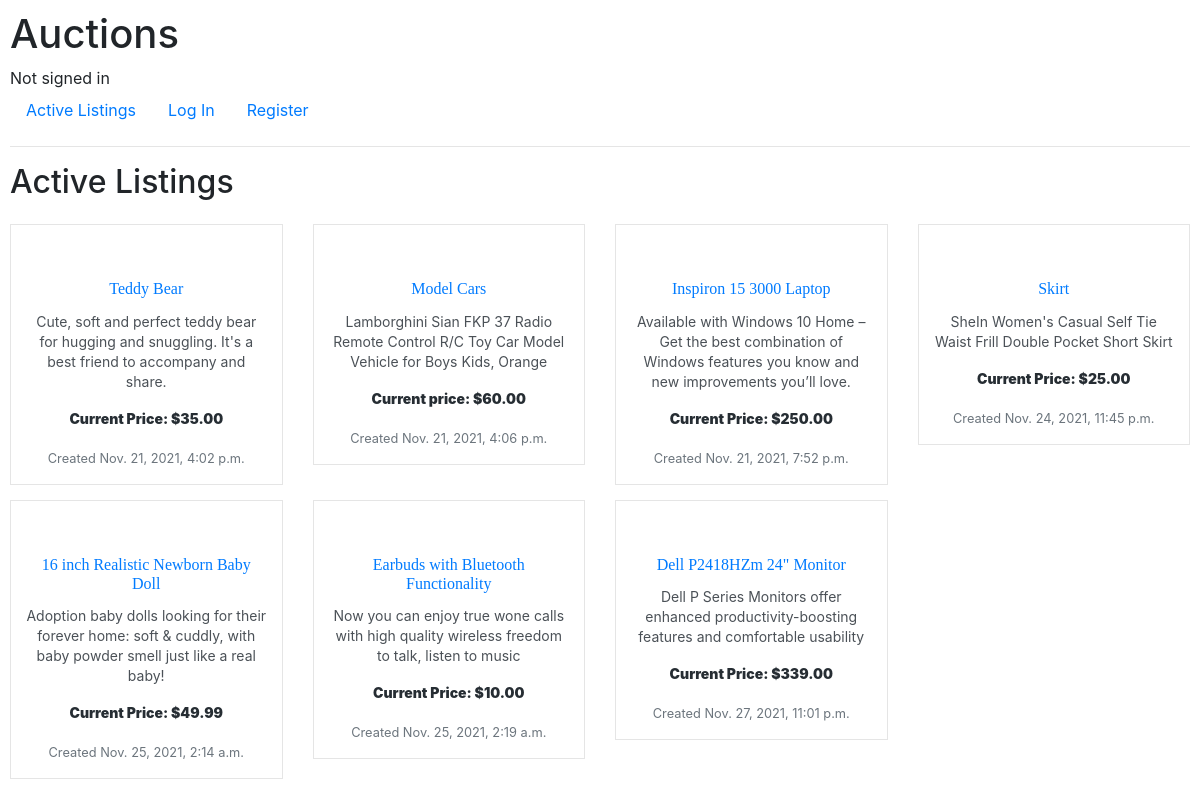
The page / on the database its author committed.
### auctions/models.py (models this page shows, shortened)
class Listing(models.Model):
    title = models.CharField(max_length=255, default=None)
    description = models.CharField(max_length=255, default=None)
    starting_bid = models.DecimalField(max_digits=6, decimal_places=2)
    current_bid = models.DecimalField(max_digits=6, decimal_places=2, blank=True, null=True, default=None)
    category = models.ForeignKey(Category, on_delete=models.CASCADE, blank=True, null=True, default=None)
    img_url = models.CharField(blank=True, max_length=255, default="https://image.shutterstock.com/image-vector/no-image-available-sign-internet-600w-261719003.jpg")
    date = models.DateTimeField(default=timezone.now)
    author = models.ForeignKey(User, on_delete=models.CASCADE, blank=True, null=True, related_name="author")
    watcher = models.ManyToManyField(User, blank=True, related_name="watchlist")
    buyer = models.ForeignKey(User, on_delete=models.CASCADE, null=True, blank=True, default=None)
    is_active = models.BooleanField(default=True)

### auctions/views.py (the view)
# urls.py: path("", views.index, name="index"),
def index(request):
    listings = Listing.objects.filter(is_active=True)
    data = {
        "listings": listings,
    }
    return render(request, "auctions/index.html", data)

### auctions/templates/auctions/index.html (shortened to what this page needs)
{% extends "auctions/layout.html" %}
{% block body %}
<h2>Active Listings</h2>
<div class="row">
  {% for listing in listings %}
  <div class="col-lg-3 col-sm-6">
    <div class="goods-card">
      <h5 class="goods-title">
        <a href="{% url 'listing' listing_id=listing.id %}"
          >{{ listing.title }}</a>
      </h5>
      <p class="goods-description">{{ listing.description }}</p>
      {% if listing.current_bid == None %}
        <p class="goods-price">Current Price: &#36;{{ listing.starting_bid }}</p>
        {% else %}
        <p class="goods-price">Current price: &#36;{{ listing.current_bid }}</p>
      {% endif %}
      <small class="text-muted">Created {{ listing.date }}</small>
    </div>
  </div>
  {% endfor %}
</div>
{% endblock %}

### auctions/templates/auctions/layout.html (shortened to what this page needs)
{% load static %}
<!DOCTYPE html>
<html lang="en">
  <head>
    <link
      rel="stylesheet"
      href="https://stackpath.bootstrapcdn.com/bootstrap/4.4.1/css/bootstrap.min.css"
    />
    <link href="{% static 'auctions/style.css' %}" rel="stylesheet" />
  </head>
  <body>
    <h1>Auctions</h1>
    <div>
      {% if user.is_authenticated %} Signed in as
      <strong>{{ user.username }}</strong>. {% else %} Not signed in {% endif %}
    </div>
    <ul class="nav">
      <li class="nav-item">
        <a class="nav-link" href="{% url 'index' %}">Active Listings</a>
      </li>
      {% if user.is_authenticated %}
      <li class="nav-item">
        <a class="nav-link" href="{% url 'category' %}">Categories</a>
      </li>
      <li class="nav-item">
        <a class="nav-link" href="{% url 'watchlist' %}">Watchlist
        </a>
      </li>
      <li class="nav-item">
        <a class="nav-link" href="{% url 'create' %}">Create Listing</a>
      </li>
      <li class="nav-item">
        <a class="nav-link" href="{% url 'closed' %}">Closed Listings</a>
      </li>
      <li class="nav-item">
        <a class="nav-link" href="{% url 'logout' %}">Log Out</a>
      </li>
      {% else %}
      <li class="nav-item">
        <a class="nav-link" href="{% url 'login' %}">Log In</a>
      </li>
      <li class="nav-item">
        <a class="nav-link" href="{% url 'register' %}">Register</a>
      </li>
      {% endif %}
    </ul>
    <hr />
    {% block body %} {% endblock %}
  </body>
</html>

### auctions/static/auctions/style.css (style rules this page uses)
body { padding: 10px; }
.goods-card { position: relative; text-align: center; padding: 15px; margin-top: 15px; border: 1px solid rgba(0,0,0,.1); }
.goods-title { padding-top: 15px; padding-bottom: 5px; font-size: 16px; color: #262d33; font-family: Roboto Slab, serif; }
.goods-description { color: #4b5157; font-size: 14px; line-height: 20px; }
.goods-price { color: #262d33; font-size: 14px; font-weight: 900; }

### rows shown on the page
Listing: title "Teddy Bear", description "Cute, soft and perfect teddy bear for hugging and snuggling. It's a best friend to accompany and share.", starting_bid "35.00", date "Nov. 21, 2021, 4:02 p.m."
Listing: title "Model Cars", description "Lamborghini Sian FKP 37 Radio Remote Control R/C Toy Car Model Vehicle for Boys Kids, Orange", current_bid "60.00", date "Nov. 21, 2021, 4:06 p.m."
Listing: title "Inspiron 15 3000 Laptop", description "Available with Windows 10 Home – Get the best combination of Windows features you know and new improvements you’ll love.", starting_bid "250.00", date "Nov. 21, 2021, 7:52 p.m."
Listing: title "Skirt", description "SheIn Women's Casual Self Tie Waist Frill Double Pocket Short Skirt", starting_bid "25.00", date "Nov. 24, 2021, 11:45 p.m."
Listing: title "16 inch Realistic Newborn Baby Doll", description "Adoption baby dolls looking for their forever home: soft & cuddly, with baby powder smell just like a real baby!", starting_bid "49.99", date "Nov. 25, 2021, 2:14 a.m."
Listing: title "Earbuds with Bluetooth Functionality", description "Now you can enjoy true wone calls with high quality wireless freedom to talk, listen to music", starting_bid "10.00", date "Nov. 25, 2021, 2:19 a.m."
Listing: title "Dell P2418HZm 24\" Monitor", description "Dell P Series Monitors offer enhanced productivity-boosting features and comfortable usability", starting_bid "339.00", date "Nov. 27, 2021, 11:01 p.m."
